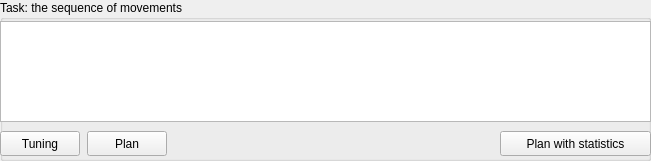
     <widget class="QGroupBox" name="groupBox_task">
      <property name="geometry">
       <rect>
        <x>417</x>
        <y>10</y>
        <width>651</width>
        <height>161</height>
       </rect>
      </property>
      <property name="title">
       <string>Task: the sequence of movements</string>
      </property>
      <widget class="QListWidget" name="listWidget_movs">
       <property name="geometry">
        <rect>
         <x>0</x>
         <y>21</y>
         <width>651</width>
         <height>101</height>
        </rect>
       </property>
      </widget>
      <widget class="QPushButton" name="pushButton_plan_trials">
       <property name="geometry">
        <rect>
         <x>500</x>
         <y>131</y>
         <width>151</width>
         <height>25</height>
        </rect>
       </property>
       <property name="text">
        <string>Plan with statistics</string>
       </property>
      </widget>
      <widget class="QPushButton" name="pushButton_tuning">
       <property name="geometry">
        <rect>
         <x>0</x>
         <y>131</y>
         <width>80</width>
         <height>25</height>
        </rect>
       </property>
       <property name="text">
        <string>Tuning</string>
       </property>
      </widget>
      <widget class="QPushButton" name="pushButton_plan">
       <property name="geometry">
        <rect>
         <x>87</x>
         <y>131</y>
         <width>80</width>
         <height>25</height>
        </rect>
       </property>
       <property name="text">
        <string>Plan</string>
       </property>
      </widget>
      <zorder>pushButton_tuning</zorder>
      <zorder>pushButton_plan</zorder>
      <zorder>listWidget_movs</zorder>
      <zorder>pushButton_plan_trials</zorder>
     </widget>
